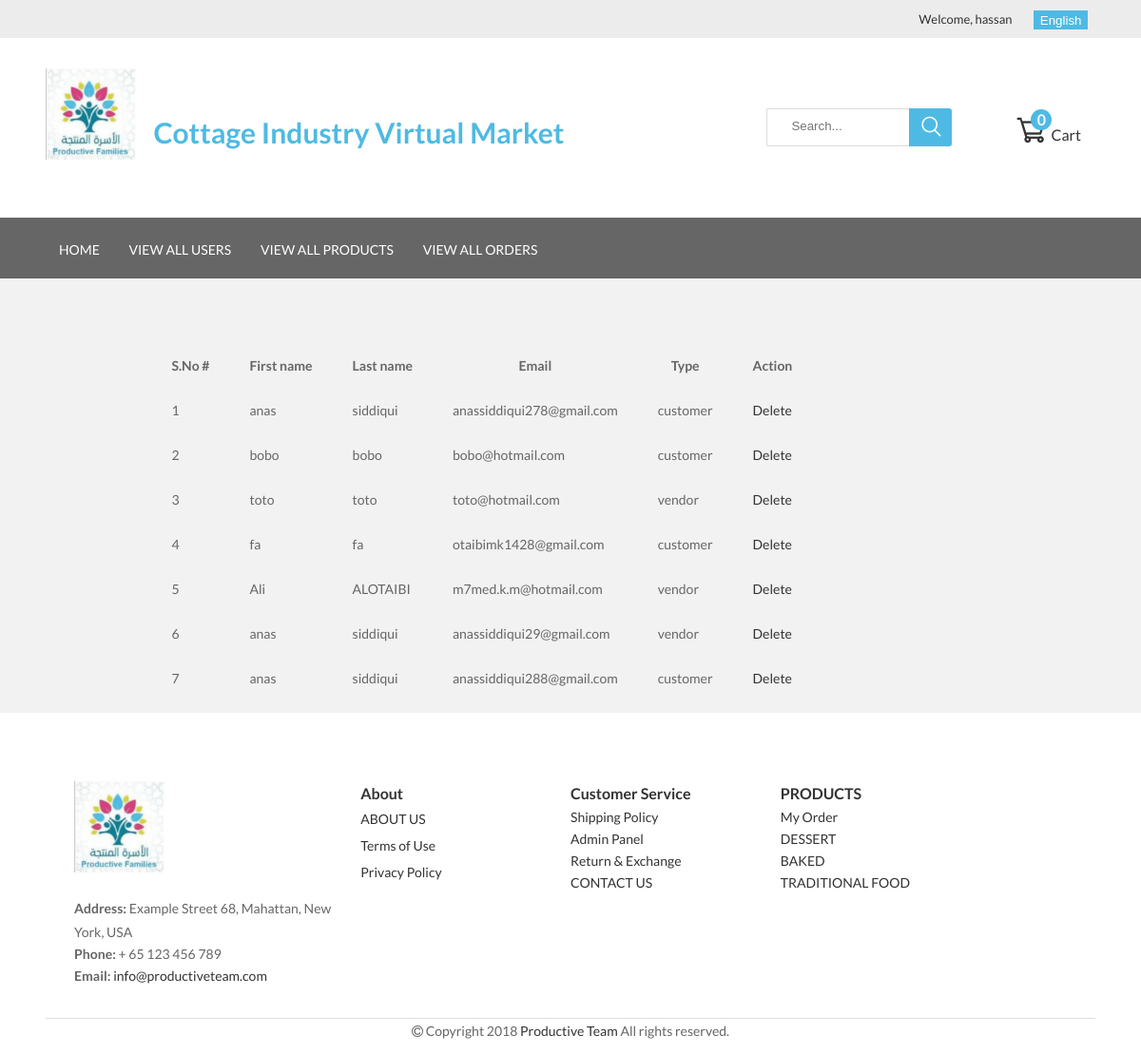
/admin/view_users.php (signed in), run on the app's committed database.
### tables this page shows
CREATE TABLE `users` (
  `id` int(11) NOT NULL,
  `fname` varchar(20) NOT NULL,
  `lname` varchar(20) NOT NULL,
  `email` varchar(40) NOT NULL,
  `password` varchar(255) NOT NULL,
  `type` enum('admin','vendor','customer') NOT NULL,
  `secretanswer` varchar(255) NOT NULL
);

### admin/view_users.php (the view, shortened to what this page needs)
<?php include '../includes/config.php';
include "header.php";
$query = "SELECT * FROM users where type!='admin' order by id desc";
$result = mysqli_query($con,$query);
    ?>
<div class="container">
    <section style="width: 80%; margin-left: 10%; margin-right:10%; margin-top: 5%">
        <table>
            <thead>
             	<th><?php echo "S.No #"; ?></th>
                <th>First name</th>
                <th>Last name</th>
                <th>Email</th>
                <th>Type</th>
                <th><?php echo $lang['action']; ?></th>
            </thead>
            <?php
			                   $sno = 1;
                while($row = $result -> fetch_array()){
                        ?>
                        <tbody>
                        <td><?php echo $sno++ ?></td>
                        <td><?php echo $row['fname']; ?></td>
                        <td><?php echo $row['lname']; ?></td>
                        <td><?php echo $row['email']; ?></td>
                        <td><?php echo $row['type']; ?></td>
                        <td><a href="view_users.php?id=<?php echo $row['id'] ?>&action=del"><?php echo $lang['delete']; ?></a></td>
                        </tbody>
                        <?php
                }
            ?>
        </table>
    </section>
</div>
<?php include '../vendors/footer.php'?>

### assets/css/style.css (style rules this page uses)
* { box-sizing: border-box; }
html { overflow-x: hidden; }
body { font-family: "Lato", sans-serif; font-size: 14px; line-height: 25px; color: #666666; width: 100%; margin: 0 auto; overflow-x: hidden; background-color: #f2f2f2; }
.container { padding: 12px; margin-left:3% !important; margin-right:3% !important; }
a { color: #333; -webkit-transition: all 0.3s ease-in-out 0s; -moz-transition: all 0.3s ease-in-out 0s; -ms-transition: all 0.3s ease-in-out 0s; -o-transition: all 0.3s ease-in-out 0s; transition: all 0.3s ease-in-out 0s; text-decoration: none; }

### admin/view_users.php (style rules this page uses)
th,td { padding: 10px 20px; }

### data on the page
users: fname "anas", lname "siddiqui", email "anassiddiqui278@gmail.com", type "customer"
users: fname "bobo", lname "bobo", email "bobo@hotmail.com", type "customer"
users: fname "toto", lname "toto", email "toto@hotmail.com", type "vendor"
users: fname "fa", lname "fa", email "otaibimk1428@gmail.com", type "customer"
users: fname "Ali", lname "ALOTAIBI", email "m7med.k.m@hotmail.com", type "vendor"
users: fname "anas", lname "siddiqui", email "anassiddiqui29@gmail.com", type "vendor"
users: fname "anas", lname "siddiqui", email "anassiddiqui288@gmail.com", type "customer"

### other printed values
$_SESSION['u_fname'] "hassan"
$lang['webname'] "Cottage Industry Virtual Market"
$lang['cart'] "Cart"
$total_quantity "0"
$lang['home'] "HOME"
$lang['action'] "Action"
$lang['address'] "Address"
$lang['phone'] "Phone"
$lang['email'] "Email"
$lang['about'] "About"
$lang['about_us'] "ABOUT US"
$lang['terms'] "Terms of Use"
$lang['privacy'] "Privacy Policy"
$lang['cs_service'] "Customer Service"
$lang['shipping_policy'] "Shipping Policy"
